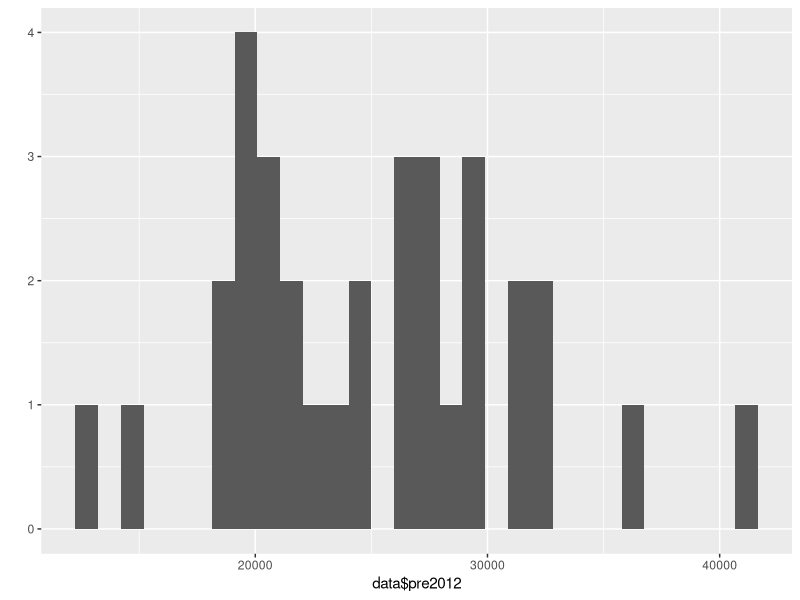
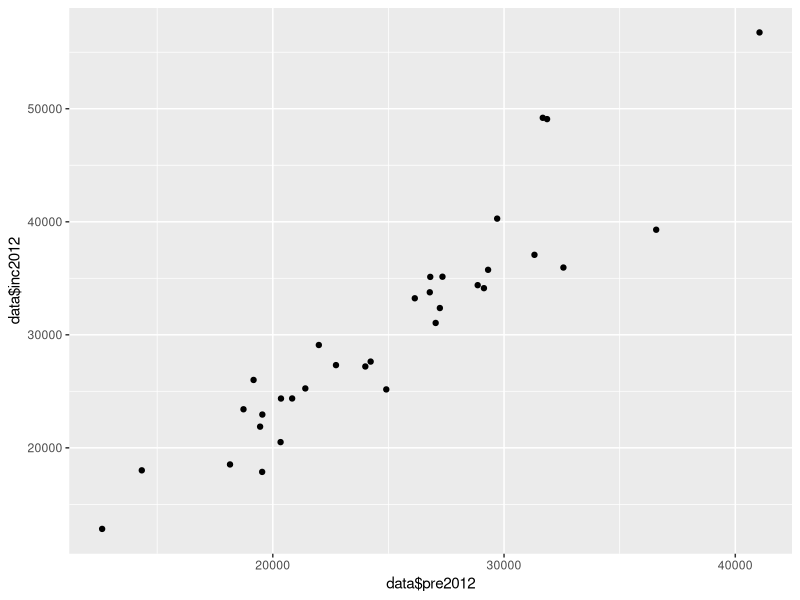
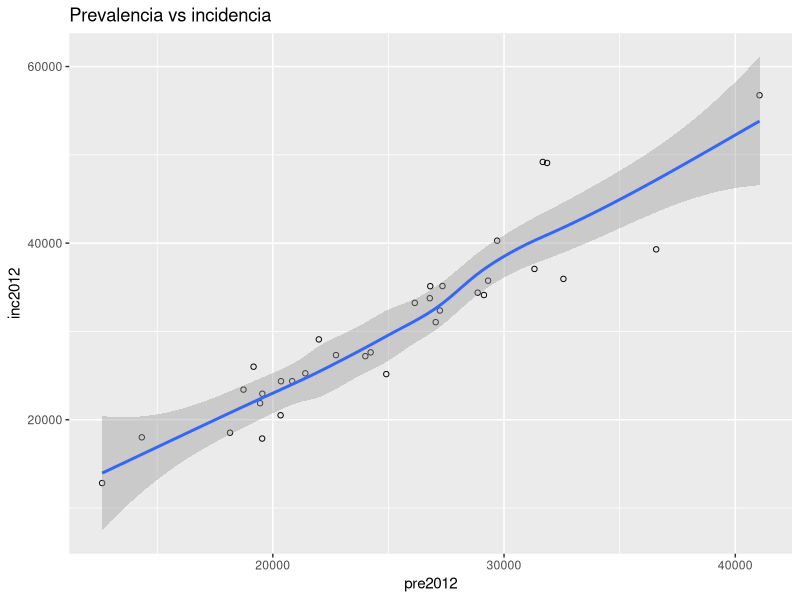

Recreate these plots in R, in order.
# Introducción mínima a R
# Autor: Jose Gonzalez | www.jose-gonzalez.org

# Asignación: <-

# El símbolo "" crea un objeto en R. Se recomienda usarloe en vez de "=" ya que tienen sigfificados distintos
x  <- 2
x
x + 2

# Directorio de trabajo
getwd() # Actual
setwd() # Cambiar directorio

# Cargar un archivo csv
data  <- read.csv("data/envipe2011-2013.csv", encoding="utf8")

# Explorar el archivo
str(data) # Número de observaciones y tipo de variables (i.e. numeric / string)
head(data) # Ver las primeras 10 líneas

# Summary
summary(data)

# Agregar rankings por percepción de inseguridad en 2013 como nueva variable
data$rkIns2013  <- rank(-data$ins2013, ties.method = "min")
head(data)

# R funciona con paquetes, existen miles de ellos
# Instalar un Paquete
install.packages("ggplot2") # ggplto2 facilita hacer gráficos con un buen diseño
# Cargar el paquete
library(ggplot2)
# tambien permite generar plantillas de diseño
qplot(data$pre2012) #histograma prevalencia delictiva
qplot(data$pre2012, data$inc2012) #scatter plot prevalencia vs inciencia

# Agregar lineas de regresion
ggplot(data, aes(x=pre2012, y=inc2012)) +
  geom_point(shape=1) +    # círculos
  geom_smooth() +            # Loess fit con intervalo de confianza
  ggtitle("Prevalencia vs incidencia")
